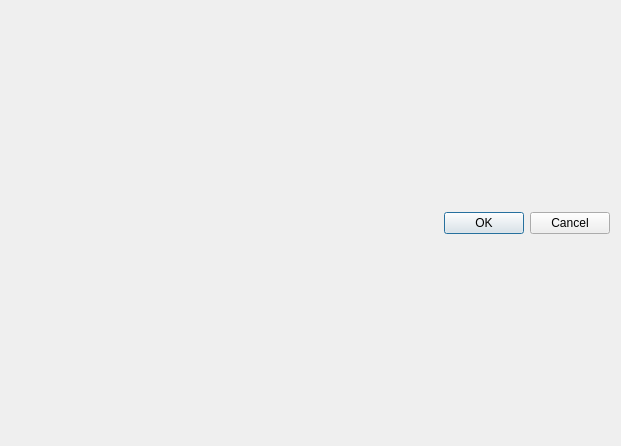
<?xml version="1.0" encoding="UTF-8"?>
<ui version="4.0">
 <class>NewEventAreaDialog</class>
 <widget class="QDialog" name="NewEventAreaDialog">
  <property name="geometry">
   <rect>
    <x>0</x>
    <y>0</y>
    <width>621</width>
    <height>446</height>
   </rect>
  </property>
  <property name="windowTitle">
   <string>Dialog</string>
  </property>
  <layout class="QGridLayout" name="gridLayout_5">
   <item row="0" column="0">
    <widget class="QDialogButtonBox" name="buttonBox">
     <property name="standardButtons">
      <set>QDialogButtonBox::Cancel|QDialogButtonBox::Ok</set>
     </property>
    </widget>
   </item>
  </layout>
 </widget>
 <resources/>
 <connections/>
</ui>
